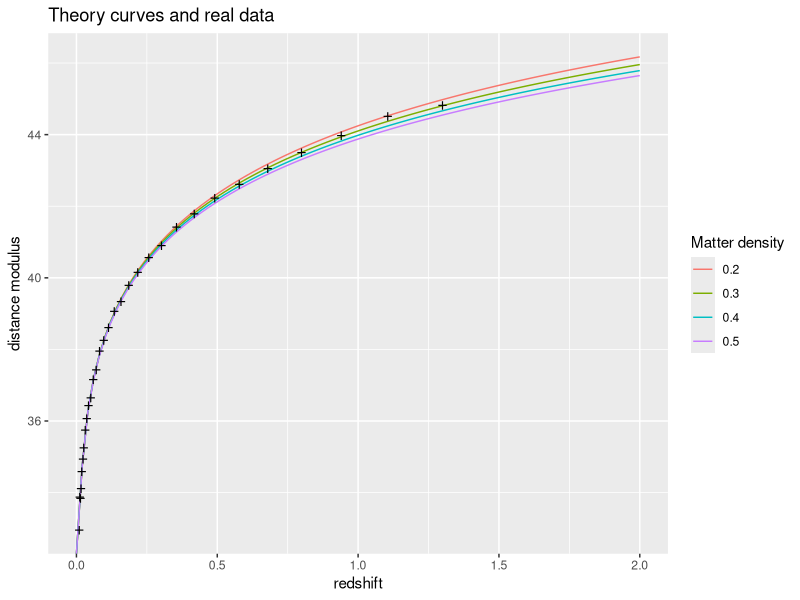
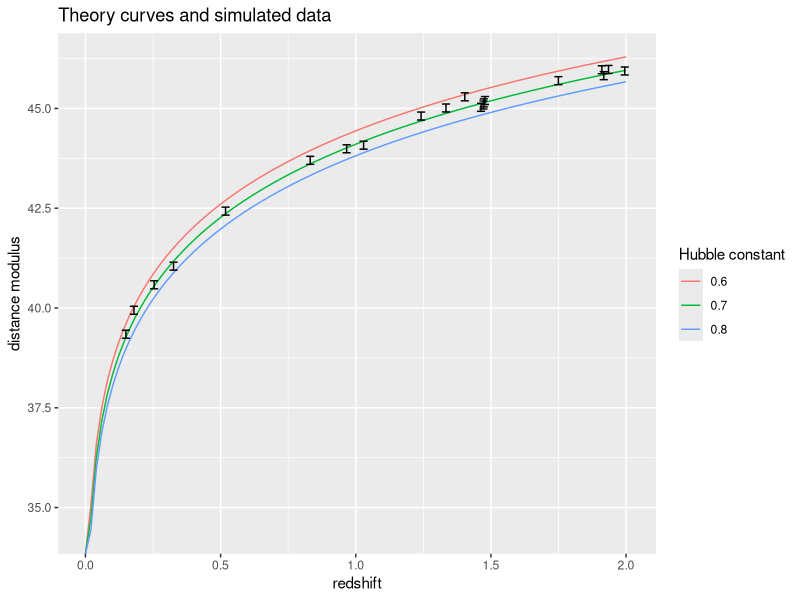

R code for these plots, in order:
## ---- chunk 1
knitr::opts_chunk$set(echo = TRUE)
## ---- chunk 2
library(pracma)
library(ggplot2)
library(stats)
## ---- chunk 3
compute_mu <- function(z, omega, h=0.7) {
  result <- 25 - 5 * log10(h) + 5 * log10(D_L(z, omega))
  return(result)
}
## ---- chunk 4
D_L <- function(z, omega) {
  result <- 3000 * (1 + z) * (
    eta(1, omega) - eta(1 / (1 + z), omega)
  )
  return(result)
}
## ---- chunk 5
eta <- function(a,omega) {
  s <- s_cubed(omega)^(1/3)
  result <- 2 * sqrt(s^3 + 1) * (
    1 / a^4
    - 0.1540 * (s / a^3)
    + 0.4304 * (s^2 / a^2)
    + 0.19097 * (s^3 / a)
    + 0.066941 * s^4
  )^(-1/8)
  return(result)
}
## ---- chunk 6
s_cubed <- function(omega) {
  result <- (1 - omega) / omega
  return(result)
}
## ---- chunk 7
data <- read.table("jla_mub.txt", sep=" ", col.names=c("z", "mu"))
summary(data)
## ---- chunk 8
z <- linspace(0, 2, 100)

preds <- data.frame()
for (omega in c(0.2, 0.3, 0.4, 0.5)) {
  df <- data.frame(z=z, omega=rep(omega), mu=compute_mu(z, omega))
  preds <- rbind(preds, df)  # concatenate dataframes
}

preds[sample(1:nrow(preds), 5),]  # randomly sample 5 rows
## ---- chunk 9
fig <- ggplot(NULL, aes(x=z, y=mu))
plt <- (
  fig 
  + geom_line(data=preds, mapping=aes(group=omega, color=factor(omega)))  # theory preds
  + geom_point(data=data, size=4, shape="+")  # data
  + labs(
    x="redshift",
    y="distance modulus",
    title="Theory curves and real data",
    color="Matter density"
  )
)
plt
## ---- chunk 10
n <- 20
z <- runif(n, min=0, max=2)
error <- rnorm(n, mean=0, sd=0.1)
mu <- compute_mu(z, omega=0.3, h=0.7) + error
simulated <- data.frame(z=z, mu=mu)
## ---- chunk 11
n <- 100
z <- linspace(0, 2, n)
omega <- 0.3
hs <- c(0.6, 0.7, 0.8)

preds <- data.frame()
for (h in hs) {
  df <- data.frame(z=z, omega=omega, h=rep(h), mu=compute_mu(z, omega, h))
  preds <- rbind(preds, df)
}
## ---- chunk 12
fig <- ggplot(NULL, aes(x=z, y=mu))
plt <- (
  fig 
  + geom_line(data=preds, mapping=aes(group=h, colour=factor(h)))  # theory preds
  + geom_errorbar(data=simulated, ymin=mu-0.1, ymax=mu+0.1, width=0.03)  # data
  + labs(
    x="redshift",
    y="distance modulus",
    title="Theory curves and simulated data",
    color="Hubble constant"
  )
)
plt 
